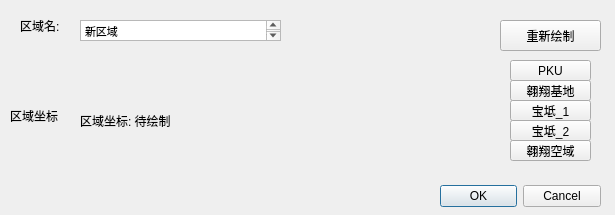
<?xml version="1.0" encoding="UTF-8"?>
<ui version="4.0">
 <class>Dialog</class>
 <widget class="QDialog" name="Dialog">
  <property name="geometry">
   <rect>
    <x>0</x>
    <y>0</y>
    <width>615</width>
    <height>215</height>
   </rect>
  </property>
  <property name="windowTitle">
   <string>添加区域</string>
  </property>
  <widget class="QDialogButtonBox" name="buttonBox">
   <property name="geometry">
    <rect>
     <x>440</x>
     <y>180</y>
     <width>161</width>
     <height>32</height>
    </rect>
   </property>
   <property name="orientation">
    <enum>Qt::Horizontal</enum>
   </property>
   <property name="standardButtons">
    <set>QDialogButtonBox::Cancel|QDialogButtonBox::Ok</set>
   </property>
  </widget>
  <widget class="QTextEdit" name="area_name_textedit">
   <property name="geometry">
    <rect>
     <x>80</x>
     <y>20</y>
     <width>201</width>
     <height>21</height>
    </rect>
   </property>
   <property name="html">
    <string>&lt;!DOCTYPE HTML PUBLIC &quot;-//W3C//DTD HTML 4.0//EN&quot; &quot;http://www.w3.org/TR/REC-html40/strict.dtd&quot;&gt;
&lt;html&gt;&lt;head&gt;&lt;meta name=&quot;qrichtext&quot; content=&quot;1&quot; /&gt;&lt;style type=&quot;text/css&quot;&gt;
p, li { white-space: pre-wrap; }
&lt;/style&gt;&lt;/head&gt;&lt;body style=&quot; font-family:'SimSun'; font-size:9pt; font-weight:400; font-style:normal;&quot;&gt;
&lt;p style=&quot; margin-top:0px; margin-bottom:0px; margin-left:0px; margin-right:0px; -qt-block-indent:0; text-indent:0px;&quot;&gt;&lt;span style=&quot; font-family:'MS Shell Dlg 2'; font-size:7.875pt;&quot;&gt;新区域&lt;/span&gt;&lt;/p&gt;&lt;/body&gt;&lt;/html&gt;</string>
   </property>
  </widget>
  <widget class="QLabel" name="label">
   <property name="geometry">
    <rect>
     <x>20</x>
     <y>10</y>
     <width>51</width>
     <height>31</height>
    </rect>
   </property>
   <property name="text">
    <string>区域名:</string>
   </property>
  </widget>
  <widget class="QLabel" name="coors_label">
   <property name="geometry">
    <rect>
     <x>80</x>
     <y>70</y>
     <width>411</width>
     <height>101</height>
    </rect>
   </property>
   <property name="text">
    <string>区域坐标: 待绘制</string>
   </property>
  </widget>
  <widget class="QPushButton" name="reDraw">
   <property name="geometry">
    <rect>
     <x>500</x>
     <y>20</y>
     <width>101</width>
     <height>31</height>
    </rect>
   </property>
   <property name="text">
    <string>重新绘制</string>
   </property>
  </widget>
  <widget class="QLabel" name="label_2">
   <property name="geometry">
    <rect>
     <x>10</x>
     <y>110</y>
     <width>54</width>
     <height>12</height>
    </rect>
   </property>
   <property name="text">
    <string>区域坐标</string>
   </property>
  </widget>
  <widget class="QPushButton" name="pku">
   <property name="geometry">
    <rect>
     <x>510</x>
     <y>60</y>
     <width>81</width>
     <height>21</height>
    </rect>
   </property>
   <property name="text">
    <string>PKU</string>
   </property>
  </widget>
  <widget class="QPushButton" name="aoxiang_big">
   <property name="geometry">
    <rect>
     <x>510</x>
     <y>100</y>
     <width>81</width>
     <height>21</height>
    </rect>
   </property>
   <property name="text">
    <string>宝坻_1</string>
   </property>
  </widget>
  <widget class="QPushButton" name="aoxiang">
   <property name="geometry">
    <rect>
     <x>510</x>
     <y>80</y>
     <width>81</width>
     <height>21</height>
    </rect>
   </property>
   <property name="text">
    <string>翱翔基地</string>
   </property>
  </widget>
  <widget class="QPushButton" name="aoxiang_huge">
   <property name="geometry">
    <rect>
     <x>510</x>
     <y>120</y>
     <width>81</width>
     <height>21</height>
    </rect>
   </property>
   <property name="text">
    <string>宝坻_2</string>
   </property>
  </widget>
  <widget class="QPushButton" name="aoxiang_round">
   <property name="geometry">
    <rect>
     <x>510</x>
     <y>140</y>
     <width>81</width>
     <height>21</height>
    </rect>
   </property>
   <property name="text">
    <string>翱翔空域</string>
   </property>
  </widget>
 </widget>
 <resources/>
 <connections>
  <connection>
   <sender>buttonBox</sender>
   <signal>accepted()</signal>
   <receiver>Dialog</receiver>
   <slot>accept()</slot>
   <hints>
    <hint type="sourcelabel">
     <x>248</x>
     <y>254</y>
    </hint>
    <hint type="destinationlabel">
     <x>157</x>
     <y>274</y>
    </hint>
   </hints>
  </connection>
  <connection>
   <sender>buttonBox</sender>
   <signal>rejected()</signal>
   <receiver>Dialog</receiver>
   <slot>reject()</slot>
   <hints>
    <hint type="sourcelabel">
     <x>316</x>
     <y>260</y>
    </hint>
    <hint type="destinationlabel">
     <x>286</x>
     <y>274</y>
    </hint>
   </hints>
  </connection>
 </connections>
</ui>
